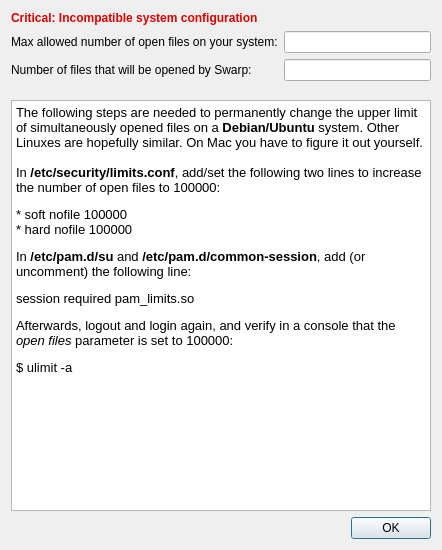
<?xml version="1.0" encoding="UTF-8"?>
<ui version="4.0">
 <class>SwarpReadme</class>
 <widget class="QDialog" name="SwarpReadme">
  <property name="geometry">
   <rect>
    <x>0</x>
    <y>0</y>
    <width>442</width>
    <height>550</height>
   </rect>
  </property>
  <property name="windowTitle">
   <string>Dialog</string>
  </property>
  <layout class="QGridLayout" name="gridLayout">
   <item row="0" column="0">
    <widget class="QLabel" name="label">
     <property name="palette">
      <palette>
       <active>
        <colorrole role="Text">
         <brush brushstyle="SolidPattern">
          <color alpha="255">
           <red>221</red>
           <green>0</green>
           <blue>0</blue>
          </color>
         </brush>
        </colorrole>
        <colorrole role="Base">
         <brush brushstyle="SolidPattern">
          <color alpha="255">
           <red>255</red>
           <green>0</green>
           <blue>0</blue>
          </color>
         </brush>
        </colorrole>
       </active>
       <inactive>
        <colorrole role="Text">
         <brush brushstyle="SolidPattern">
          <color alpha="255">
           <red>221</red>
           <green>0</green>
           <blue>0</blue>
          </color>
         </brush>
        </colorrole>
        <colorrole role="Base">
         <brush brushstyle="SolidPattern">
          <color alpha="255">
           <red>255</red>
           <green>0</green>
           <blue>0</blue>
          </color>
         </brush>
        </colorrole>
       </inactive>
       <disabled>
        <colorrole role="Text">
         <brush brushstyle="SolidPattern">
          <color alpha="255">
           <red>168</red>
           <green>169</green>
           <blue>169</blue>
          </color>
         </brush>
        </colorrole>
        <colorrole role="Base">
         <brush brushstyle="SolidPattern">
          <color alpha="255">
           <red>241</red>
           <green>241</green>
           <blue>241</blue>
          </color>
         </brush>
        </colorrole>
       </disabled>
      </palette>
     </property>
     <property name="font">
      <font>
       <weight>75</weight>
       <bold>true</bold>
      </font>
     </property>
     <property name="autoFillBackground">
      <bool>true</bool>
     </property>
     <property name="text">
      <string>&lt;html&gt;&lt;head/&gt;&lt;body&gt;&lt;p&gt;&lt;span style=&quot; color:#dd0000;&quot;&gt;Critical: Incompatible system configuration&lt;/span&gt;&lt;/p&gt;&lt;/body&gt;&lt;/html&gt;</string>
     </property>
    </widget>
   </item>
   <item row="1" column="0">
    <widget class="QLabel" name="label_2">
     <property name="text">
      <string>Max allowed number of open files on your system:</string>
     </property>
    </widget>
   </item>
   <item row="1" column="1" colspan="2">
    <widget class="QLineEdit" name="maxOpenFileLineEdit">
     <property name="readOnly">
      <bool>true</bool>
     </property>
    </widget>
   </item>
   <item row="2" column="0">
    <widget class="QLabel" name="label_3">
     <property name="text">
      <string>Number of files that will be opened by Swarp:</string>
     </property>
    </widget>
   </item>
   <item row="2" column="1" colspan="2">
    <widget class="QLineEdit" name="openFileLineEdit">
     <property name="readOnly">
      <bool>true</bool>
     </property>
    </widget>
   </item>
   <item row="3" column="0">
    <spacer name="verticalSpacer">
     <property name="orientation">
      <enum>Qt::Vertical</enum>
     </property>
     <property name="sizeType">
      <enum>QSizePolicy::Fixed</enum>
     </property>
     <property name="sizeHint" stdset="0">
      <size>
       <width>20</width>
       <height>13</height>
      </size>
     </property>
    </spacer>
   </item>
   <item row="5" column="0" colspan="2">
    <spacer name="horizontalSpacer">
     <property name="orientation">
      <enum>Qt::Horizontal</enum>
     </property>
     <property name="sizeHint" stdset="0">
      <size>
       <width>335</width>
       <height>20</height>
      </size>
     </property>
    </spacer>
   </item>
   <item row="5" column="2">
    <widget class="QPushButton" name="pushButton">
     <property name="text">
      <string>OK</string>
     </property>
    </widget>
   </item>
   <item row="4" column="0" colspan="3">
    <widget class="QTextEdit" name="textEdit">
     <property name="sizePolicy">
      <sizepolicy hsizetype="Preferred" vsizetype="Expanding">
       <horstretch>0</horstretch>
       <verstretch>0</verstretch>
      </sizepolicy>
     </property>
     <property name="undoRedoEnabled">
      <bool>false</bool>
     </property>
     <property name="readOnly">
      <bool>true</bool>
     </property>
     <property name="html">
      <string>&lt;!DOCTYPE HTML PUBLIC &quot;-//W3C//DTD HTML 4.0//EN&quot; &quot;http://www.w3.org/TR/REC-html40/strict.dtd&quot;&gt;
&lt;html&gt;&lt;head&gt;&lt;meta name=&quot;qrichtext&quot; content=&quot;1&quot; /&gt;&lt;style type=&quot;text/css&quot;&gt;
p, li { white-space: pre-wrap; }
&lt;/style&gt;&lt;/head&gt;&lt;body style=&quot; font-family:'Noto Sans'; font-size:10pt; font-weight:400; font-style:normal;&quot;&gt;
&lt;p style=&quot; margin-top:0px; margin-bottom:0px; margin-left:0px; margin-right:0px; -qt-block-indent:0; text-indent:0px;&quot;&gt;The following steps are needed to permanently change the upper limit of simultaneously opened files on a &lt;span style=&quot; font-weight:600;&quot;&gt;Debian/Ubuntu&lt;/span&gt; system. Other Linuxes are hopefully similar. On Mac you have to figure it out yourself.&lt;/p&gt;
&lt;p style=&quot;-qt-paragraph-type:empty; margin-top:0px; margin-bottom:0px; margin-left:0px; margin-right:0px; -qt-block-indent:0; text-indent:0px;&quot;&gt;&lt;br /&gt;&lt;/p&gt;
&lt;p style=&quot; margin-top:0px; margin-bottom:0px; margin-left:0px; margin-right:0px; -qt-block-indent:0; text-indent:0px;&quot;&gt;In &lt;span style=&quot; font-weight:600;&quot;&gt;/etc/security/limits.conf&lt;/span&gt;, add/set the following two lines to increase the number of open files to 100000:&lt;/p&gt;
&lt;p style=&quot; margin-top:12px; margin-bottom:0px; margin-left:0px; margin-right:0px; -qt-block-indent:0; text-indent:0px;&quot;&gt;&lt;span style=&quot; font-family:'Hack';&quot;&gt;* soft nofile 100000&lt;/span&gt;&lt;/p&gt;
&lt;p style=&quot; margin-top:0px; margin-bottom:12px; margin-left:0px; margin-right:0px; -qt-block-indent:0; text-indent:0px;&quot;&gt;&lt;span style=&quot; font-family:'Hack';&quot;&gt;* hard nofile 100000&lt;/span&gt;&lt;/p&gt;
&lt;p style=&quot; margin-top:12px; margin-bottom:12px; margin-left:0px; margin-right:0px; -qt-block-indent:0; text-indent:0px;&quot;&gt;In &lt;span style=&quot; font-weight:600;&quot;&gt;/etc/pam.d/su&lt;/span&gt; and &lt;span style=&quot; font-weight:600;&quot;&gt;/etc/pam.d/common-session&lt;/span&gt;, add (or uncomment) the following line:&lt;/p&gt;
&lt;p style=&quot; margin-top:12px; margin-bottom:12px; margin-left:0px; margin-right:0px; -qt-block-indent:0; text-indent:0px;&quot;&gt;&lt;span style=&quot; font-family:'Hack';&quot;&gt;session required pam_limits.so&lt;/span&gt;&lt;/p&gt;
&lt;p style=&quot; margin-top:12px; margin-bottom:12px; margin-left:0px; margin-right:0px; -qt-block-indent:0; text-indent:0px;&quot;&gt;Afterwards, logout and login again, and verify in a console that the &lt;span style=&quot; font-style:italic;&quot;&gt;open files&lt;/span&gt; parameter is set to 100000:&lt;/p&gt;
&lt;p style=&quot; margin-top:12px; margin-bottom:12px; margin-left:0px; margin-right:0px; -qt-block-indent:0; text-indent:0px;&quot;&gt;$ ulimit -a&lt;/p&gt;
&lt;p style=&quot;-qt-paragraph-type:empty; margin-top:12px; margin-bottom:12px; margin-left:0px; margin-right:0px; -qt-block-indent:0; text-indent:0px;&quot;&gt;&lt;br /&gt;&lt;/p&gt;&lt;/body&gt;&lt;/html&gt;</string>
     </property>
    </widget>
   </item>
  </layout>
 </widget>
 <resources/>
 <connections>
  <connection>
   <sender>pushButton</sender>
   <signal>clicked()</signal>
   <receiver>SwarpReadme</receiver>
   <slot>close()</slot>
   <hints>
    <hint type="sourcelabel">
     <x>420</x>
     <y>550</y>
    </hint>
    <hint type="destinationlabel">
     <x>344</x>
     <y>546</y>
    </hint>
   </hints>
  </connection>
 </connections>
</ui>
